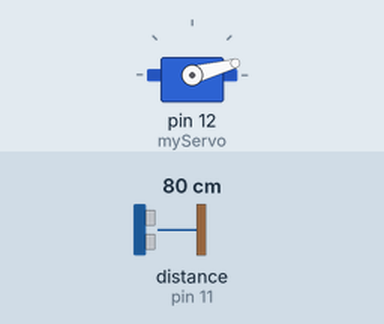
A sketch run on a simulated Arduino Uno, built with avr-gcc and run on an emulated ATmega328P. Parts: servo. Wiring (inferred from the names in the program): ultrasonic range finder: trigger pin 10; echo pin 11. Inputs (shaded band) come from the test bench; at power-on: distance to the obstacle (sensor on pin 11) 80 cm. The echo pulse lasts 58.3 µs per cm; what the sketch prints to the serial monitor is not drawn.

Above: at 0.01 s.
1.3 s: distance to the obstacle (sensor on pin 11) set to 2 cm
At 2.2 s:
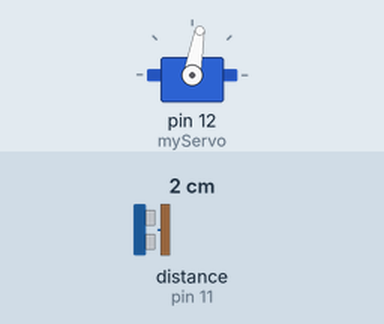
4.3 s: distance to the obstacle (sensor on pin 11) set to 299 cm
At 5.17 s:
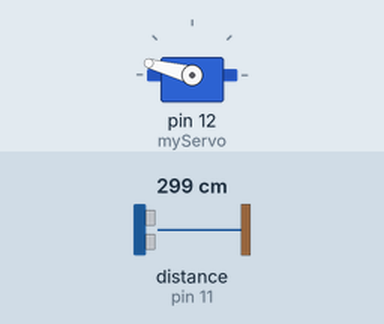
7.3 s: distance to the obstacle (sensor on pin 11) set to 4 cm
At 7.9 s:
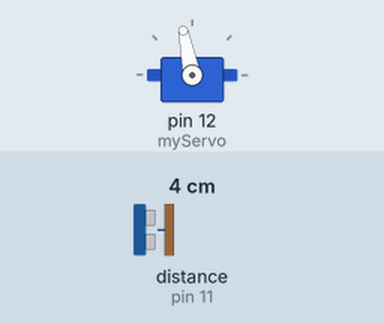
10.3 s: distance to the obstacle (sensor on pin 11) set to 35 cm
Timing chart, 0 to 14.3 s (numbered marks = the images above; inputs shaded):
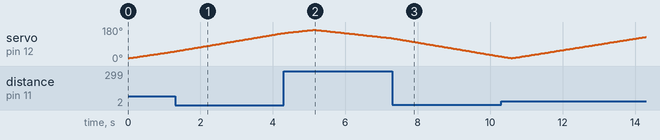

The sketch:

sketch_may24a.ino
```cpp
// βαζω την βιβλιοθηκη του servo
#include <Servo.h>.
// θετω το trig στο 10 και το echo στο 11
const int trigPin = 10;
const int echoPin = 11;
// Μεταβλητες για διαρκεια και αποσταση
long diarkeia;
int apostash;
Servo myServo; // δημιουργω το servo αντικειμενο που θα χρησιμιμοποιει τον σενσορα
void setup() {
  pinMode(trigPin, OUTPUT); // θετω το τριγ σαν output
  pinMode(echoPin, INPUT); // θετω το εcho σαν input
  Serial.begin(9600);//εναρξη σειριακης επικοινωνιας με ταχυτητα 9600 baud
  myServo.attach(12); // θετω το servo στο 12
}
void loop() {
  // θετω το μοτερ να γυριζει απο 15 μοιρες εως 165
  for(int i=15;i<=165;i++){
  myServo.write(i);// ορισμος της γωνιας του servo
  delay(30);// καθυστερω για να επιστρεψη το μοτερ στη θεση του
  apostash = ypologismosApostashs();// καλω την συναρτηση που υπλογιζει την αποσταση του sensor απο καθε τυχον αντικειμενο

  Serial.print(i); // στελνει την αποσταση στο σειριακο μου ,εκτυπωση γωνιας
  Serial.print(","); // Αυτο το κανω για το proccessing ,διαχωρισμος δεδομενων
  Serial.print(apostash); // στελνει την τιμη της αποστασης
  Serial.print("."); // αυτο το κανω για το proccessing ,διαχωρισμος δεδομενων
  }
  // κανει λοοπ τα προηγουμενα
  for(int i=165;i>15;i--){
  myServo.write(i);
  delay(30);
  apostash = ypologismosApostashs();
  Serial.print(i);
  Serial.print(",");
  Serial.print(apostash);
  Serial.print(".");
  }
}
// καλω τον υπολογισμο της αποστασης
int ypologismosApostashs(){

  digitalWrite(trigPin, LOW);
  delayMicroseconds(2);//το θετω να ξεκινησει σε χαμηλους ρυθμους 2 μικροδευτερολεπτα
  // θετω το τριγ σε υψηλους ρυθμους 10 μικροδευτερολεπτα
  digitalWrite(trigPin, HIGH);
  delayMicroseconds(10);
  digitalWrite(trigPin, LOW);
  diarkeia = pulseIn(echoPin, HIGH); // διαβαζω απο το echo και βγαζω τα αποτελεσματα ,οσο ειναι σε υψηλη κατασταση στελνει τα δεδομενα του σενσορ
  apostash= diarkeia*0.034/2;// ο χρονος του ταξιδιου του υπερηχητικου σηματος (μικροδευτερολεπτα) πολλαπλασιαζεται με την ταχυτητα του ηχου του αερα και το διαιρω δια 2 για να βρω την αποσταση
  return apostash;//επιστρεφω την αποσταση
}
```
